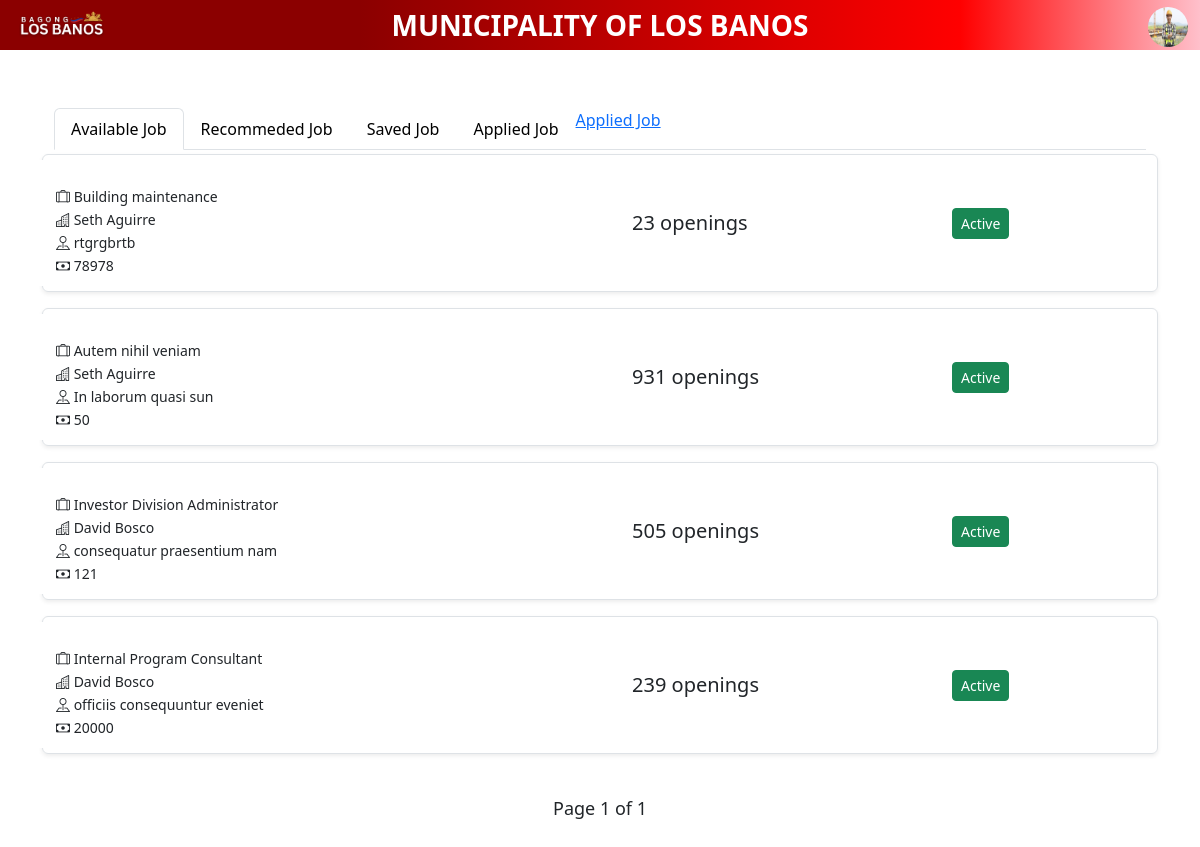
The page /Applicant/applicant_home.php (signed in) on the database its author committed.
### tables this page shows
CREATE TABLE `applicant_profile` (
  `id` int(255) NOT NULL,
  `username` varchar(255) NOT NULL,
  `password` varchar(255) NOT NULL,
  `is_verified` varchar(255) NOT NULL,
  `otp` varchar(255) NOT NULL,
  `otp_expiry` datetime(6) NOT NULL,
  `reset_token` varchar(255) NOT NULL,
  `reset_token_expiry` varchar(255) NOT NULL,
  `email` varchar(255) NOT NULL,
  `fname` varchar(255) NOT NULL,
  `lname` varchar(255) NOT NULL,
  `mname` varchar(255) NOT NULL,
  `dob` date NOT NULL,
  `pob` varchar(255) NOT NULL,
  `age` int(255) NOT NULL,
  `height` int(255) NOT NULL,
  `sex` varchar(255) NOT NULL,
  `civil_status` varchar(255) NOT NULL,
  `contact_no` int(255) NOT NULL,
  `landline` varchar(255) NOT NULL,
  `photo` varchar(255) NOT NULL,
  `present_address` varchar(255) NOT NULL,
  `tin` int(255) NOT NULL,
  `sss_no` int(255) NOT NULL,
  `pagibig_no` int(255) NOT NULL,
  `philhealth_no` int(255) NOT NULL,
  `passport_no` int(255) NOT NULL,
  `passport_expiry` datetime(6) DEFAULT NULL,
  `tertiary_school` varchar(255) NOT NULL,
  `tertiary_graduated` date NOT NULL,
  `tertiary_award` varchar(255) NOT NULL,
  `college_school` varchar(255) NOT NULL,
  `grad_course` varchar(255) NOT NULL,
  `college_graduated` date NOT NULL,
  `college_award` varchar(255) NOT NULL,
  `tertiary_course` varchar(255) NOT NULL,
  `work_location` varchar(255) NOT NULL,
  `preferred_work_location` varchar(255) NOT NULL,
  `preferred_occupation` varchar(255) NOT NULL,
  `disability` varchar(255) NOT NULL,
  `selected_option` varchar(255) NOT NULL,
  `four_ps` varchar(255) NOT NULL,
  `prefix` varchar(255) NOT NULL,
  `religion` varchar(255) NOT NULL,
  `employment_status` varchar(255) NOT NULL,
  `resume` varchar(255) NOT NULL,
  `applicant_type` enum('Training','Employment') NOT NULL,
  `expected_salary` int(255) NOT NULL
);

CREATE TABLE `job_post` (
  `id` int(255) NOT NULL,
  `employer_id` int(255) NOT NULL,
  `job_title` varchar(255) NOT NULL,
  `company_name` varchar(255) NOT NULL,
  `job_type` varchar(255) NOT NULL,
  `salary` varchar(255) NOT NULL,
  `job_description` varchar(255) NOT NULL,
  `selected_option` varchar(255) NOT NULL,
  `vacant` int(255) NOT NULL,
  `requirement` varchar(255) NOT NULL,
  `work_location` varchar(255) NOT NULL,
  `education` varchar(255) NOT NULL,
  `remarks` varchar(255) NOT NULL,
  `date_posted` date NOT NULL,
  `is_active` tinyint(6) NOT NULL
);

### Applicant/jobpages/job_list.php (the view, shortened to what this page needs)
<?php
include '../db.php';
$limit = 5;
$page = isset($_GET['page']) ? (int)$_GET['page'] : 1;
$start = ($page - 1) * $limit;
$totalQuery = "SELECT COUNT(id) AS total FROM job_post";
$totalResult = $conn->query($totalQuery);
$totalRow = $totalResult->fetch_assoc();
$totalemployee = $totalRow['total'];
$totalPages = ceil($totalemployee / $limit);
$query = "SELECT * FROM job_post WHERE is_active = 1 ORDER BY date_posted DESC LIMIT $start, $limit";
$result = $conn->query($query);
?>
<!DOCTYPE html>
<html lang="en">
<head>
    <link href="https://cdn.jsdelivr.net/npm/bootstrap@5.3.0-alpha3/dist/css/bootstrap.min.css" rel="stylesheet">
    <link rel="stylesheet" href="https://cdn.jsdelivr.net/npm/bootstrap-icons/font/bootstrap-icons.css">
</head>
<body>
<div class="table container mt-1">
<?php while ($row = $result->fetch_assoc()) { ?>
        <a href="jobpages/jobdetails.php?id=<?= urlencode(base64_encode($row['id'])) ?>" class="text-decoration-none text-dark">
            <div class="row job-row border rounded mb-3 shadow-sm" style="cursor: pointer;">
                <div class="col-md-6 row justify-content-start">
                    <div class="col-md-12 pt-3 text-start">
                        <div class="col"><p class="text-start"><i class="bi bi-suitcase-lg"></i> <?= htmlspecialchars($row['job_title']) ?></p></div>
                        <div class="col"><p class="text-start"><i class="bi bi-buildings"></i> <?= htmlspecialchars($row['company_name']) ?></p></div>
                        <div class="col"><p class="text-start"><i class="bi bi-pin-map"></i> <?= htmlspecialchars($row['work_location']) ?></p></div>
                        <div class="col"><p class="text-start"><i class="bi bi-cash"></i> <?= htmlspecialchars($row['salary']) ?></p></div>
                    </div>
                </div>
                <div class="col-md-4 pt-5 text-start">
                    <span class="ms-5 fs-5">
                        <?= htmlspecialchars($row['vacant']) ?> openings
                    </span>
                </div>
                <div class="col-md-2 pt-5 text-start">
                <form action="process/hide.php" method="post">
                    <button type="submit" class="btn btn-sm <?= $row['is_active'] == 1 ? 'btn-success' : 'btn-danger' ?> toggle-status"
                        data-id="<?= $row['id'] ?>"
                        data-status="<?= $row['is_active'] ?>">
                        <?= $row['is_active'] == 1 ? 'Active' : 'Inactive' ?>
                    </button>
                </form>
                </div>
            </div>
        </a>
    <?php } ?>
</div>
<div class="pagination justify-content-center">
    <span>Page <?= $page ?> of <?= $totalPages ?></span>
</div>
</body>
</html>

### Applicant/applicant_home.php (shortened to what this page needs)
<?php
include '../db.php';
$applicantid = $_SESSION['applicant_id'];
$sql = "SELECT * FROM applicant_profile WHERE id = ?";
$stmt = $conn->prepare($sql);
$stmt->bind_param("i", $applicantid);
$stmt->execute();
$result_emp = $stmt->get_result();
$row_emp = $result_emp->fetch_assoc();
?>
<!DOCTYPE html>
<html lang="en">
<head>
    <link href="https://cdn.jsdelivr.net/npm/bootstrap@5.3.0-alpha3/dist/css/bootstrap.min.css" rel="stylesheet">
    <link rel="stylesheet" href="https://cdn.jsdelivr.net/npm/bootstrap-icons/font/bootstrap-icons.css">
    <link rel="stylesheet" href="css/jobpage.css">
</head>
<body>
<div class="header">
    <div class="container-fluid">
        <div class="row align-items-center">
            <div class="col-md-2 col-xxl-3 text-start">
                <a href="../index.php" style="display: block; text-decoration: none;">
                    <img src="../img/logolb.png" alt="lblogo" style="height: 50px;">
                </a>
            </div>
            <div class="col-md-8 col-xxl-6 text-center">
                <h3 style="margin-top: 5px; font-weight: 700; color: #ffffff;">MUNICIPALITY OF LOS BANOS</h3>
            </div>
            <div class="col-md-2 col-xxl-3 text-end">
                <div class="dropdown">
                    <a href="#" class="text-decoration-none" id="profileDropdown" data-bs-toggle="dropdown" aria-expanded="false">
                        <?php if (!empty($row_emp['photo'])): ?>
                            <img id="preview" src="<?php echo $row_emp['photo']; ?>" alt="Profile Image" class="img-fluid rounded-circle" style="width: 40px; height: 40px;">
                        <?php else: ?>
                            <img src="../img/user-placeholder.png" alt="Profile Picture" class="img-fluid rounded-circle" style="width: 40px; height: 40px;">
                        <?php endif; ?>
                    </a>
                </div>
            </div>
        </div>
    </div>
</div>
    <div class="container mt-4">
        <div class="container mt-4 mb-3">
            <ul class="nav nav-tabs" role="tablist">
                <li class="nav-item">
                    <a class="nav-link active" id="toggleButton" href="#" role="tab">Available Job</a>
                </li>
                <li class="nav-item">
                    <a class="nav-link" id="toggleButton4" href="#" role="tab">Recommeded Job</a>
                </li>
                <li class="nav-item">
                    <a class="nav-link" id="toggleButton3" href="#" role="tab">Saved Job</a>
                </li>
                <li class="nav-item">
                    <a class="nav-link" id="toggleButton2" href="#" role="tab">Applied Job</a>
                </li>
                <li class="nav-item">
                    <a class="" href="jobpages/job_recommeded.php">Applied Job</a>
                </li>
            </ul>
        </div>
        <div class="row align-items-start"  style="margin-top:-1.6rem;">
            <div id="joblist" class="jobs">
                <?php
                    include 'jobpages/job_list.php';
                ?>
            </div>
                <?php
                    include 'jobpages/job_recommeded.php';
                ?>
        </div>
    </div>
</body>
</html>

### Applicant/css/jobpage.css (style rules this page uses)
* { margin: 0; padding: 0; box-sizing: border-box; }
body { font-family: Arial, sans-serif; background-color: #d9d9d9; }
.header { background: linear-gradient(to right, #8B0000 30%, #FF0000 80%, #FFC0CB 100%); color: white; height: 50px; width: 100%; text-align: center; }
.pagination { text-align: center; margin: 20px 0; }
.pagination span { font-size: 18px; margin: 0 10px; }
.job-row { margin: 2px 0; padding: 5px; }
.job-row p { margin: 2px 0; font-size: 14px; }
.job-row span { font-size: 14px; }
.container { padding: 5px; }
.col-md-2, .col-md-8 { padding: 2px; }
a.nav-link { color: black; text-decoration: none; }

### rows shown on the page
applicant_profile: photo (picture)
job_post: job_title "Building maintenance", company_name "Seth Aguirre", work_location "rtgrgbrtb", salary "78978", vacant "23", is_active "Active"
job_post: job_title "Autem nihil veniam", company_name "Seth Aguirre", work_location "In laborum quasi sun", salary "50", vacant "931", is_active "Active"
job_post: job_title "Investor Division Administrator", company_name "David Bosco", work_location "consequatur praesentium nam", salary "121", vacant "505", is_active "Active"
job_post: job_title "Internal Program Consultant", company_name "David Bosco", work_location "officiis consequuntur eveniet", salary "20000", vacant "239", is_active "Active"

### other values the page prints
$page "1"
$totalPages "1"
